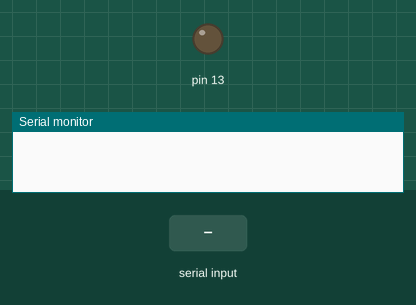
Simulated run of this sketch. Board: Arduino Uno, built with avr-gcc and run on an emulated ATmega328P. On the bench: output pins drawn as LEDs (lit = HIGH), the last lines printed to the serial monitor. Dashed ring = blinking. Inputs (shaded band) come from the test bench.

Above: at 1.2 s.
1.3 s: "z" received over Serial
At 1.7 s:
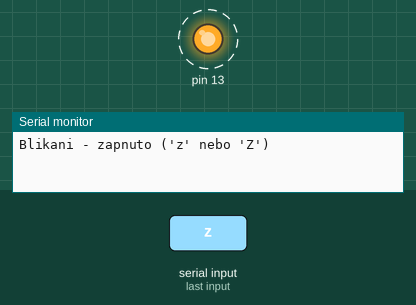
4.3 s: "v" received over Serial
At 5.1 s:
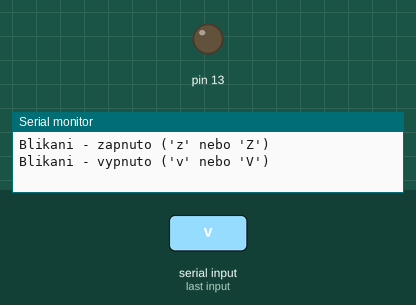
5.8 s: "Z" received over Serial
At 8.7 s:
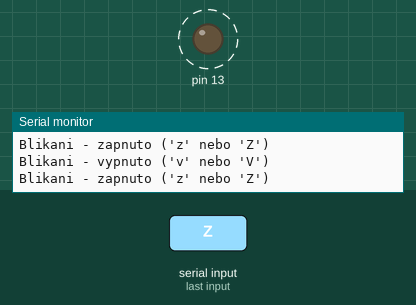
8.8 s: "V" received over Serial
At 9.7 s:
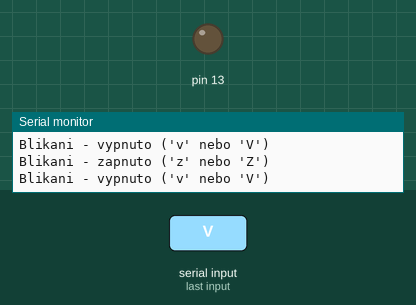
Timing chart, 0 to 11.3 s (numbered marks = the images above; inputs shaded):
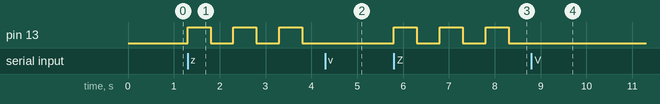

The sketch:

serialLedBlinkingFreqSwitch.ino
```cpp
/*
   Example led blinking (on/off + freq) with switch by serial communication
   Created by Jaroslav Páral
   RoboticsCamp 2016
   RoboticsBrno
   www.robotikabrno.cz

   Popis:
   Ovladani blikani ledky a jeji frekvence se switchem pomoci seriove linky.
   Pri zmene frekvence nejprve zrychlujte a pak zpomalujte -> lepe pozorovatelne.
 */

void setup()
{
  pinMode(LED_BUILTIN, OUTPUT); // nastaveni pinu LED_BUILTIN na vystupni
  Serial.begin(9600); // zapnuti seriove linky
}

char prijimanyZnak; // promena pro prijimani znaku po seriove lince
bool blikaniZapnutoVypnuto = false; // false == 0; true != 0 (napr. -4, 2, 1000)
int delkaPauzy = 500; // promena pro ovlivnovani frekvence blikani (v milisekundach)

void loop()
{
  if (Serial.available())
  {
    prijimanyZnak = Serial.read();  // cteni znaku ze seriove linky

    switch(prijimanyZnak)
    {
      case 'z':
      case 'Z':
        blikaniZapnutoVypnuto = true;
        Serial.println("Blikani - zapnuto ('z' nebo 'Z')");
        break;
      case 'v':
      case 'V':
        blikaniZapnutoVypnuto = false;
        Serial.println("Blikani - vypnuto ('v' nebo 'V')");
        break;
      case 'p':
      case 'P':
        delkaPauzy += 100;
        Serial.print("Blikani - pomaleji ('p' nebo 'P'): ");
        Serial.println(delkaPauzy);
        break;
      case 'r':
      case 'R':
        delkaPauzy -= 100;
        Serial.print("Blikani - rychleji ('r' nebo 'R'): ");
        Serial.println(delkaPauzy);
        break;
      default:
        Serial.println("Neznamy prikaz");
        break;
    }
  }
  if(blikaniZapnutoVypnuto == true)
  {
    digitalWrite(LED_BUILTIN, HIGH);
    delay(delkaPauzy);
    digitalWrite(LED_BUILTIN, LOW);
    delay(delkaPauzy);
  }
}
```

Measured:
- after the input at 1.3 s, pin 13: alternates HIGH for 0.50 s and LOW for 0.50 s, starting at once
- after the input at 4.3 s, pin 13: stays LOW (without the input it goes to HIGH after 0.00 s)
- after the input at 5.8 s, pin 13: alternates HIGH for 0.50 s and LOW for 0.50 s, starting at once
- after the input at 8.8 s, pin 13: stops changing and stays LOW
